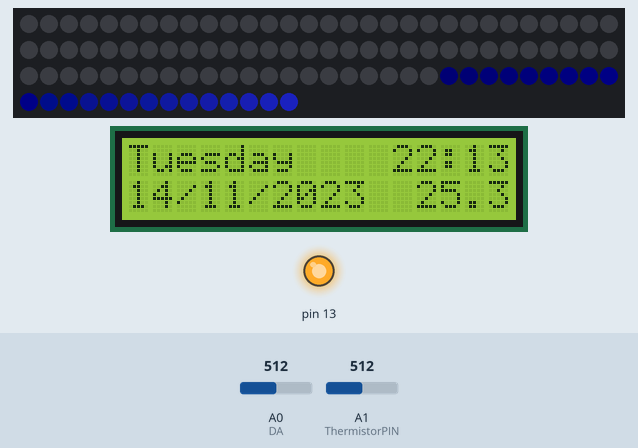
Bench run of a sketch on a simulated Arduino Uno, built with avr-gcc and run on an emulated ATmega328P. Shown: 104 RGB LEDs in strip order, left to right, continuing on the next row, 16×2 character LCD, output pins drawn as LEDs (lit = HIGH). Inputs (shaded band) come from the test bench; at power-on: A0 (DA) = 512, A1 (ThermistorPIN) = 512. Dim RGB values are drawn brighter than linear; the local clock reads 2024-03-15 10:24:30 at power-on unless the sketch sets it; random numbers use the default seed unless the sketch sets one; what the sketch prints to the serial monitor is not drawn.

Above: at 2.7 s.
2.8 s: A0 (DA) set to 71
At 3.04 s:
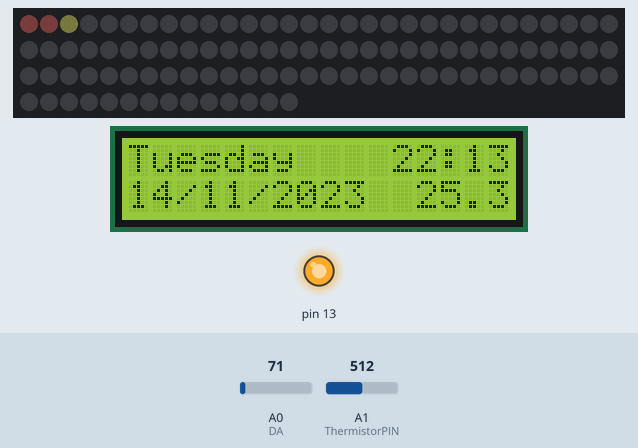
5.3 s: A0 (DA) set to 64
7.8 s: A1 (ThermistorPIN) set to 355
At 10.59 s:
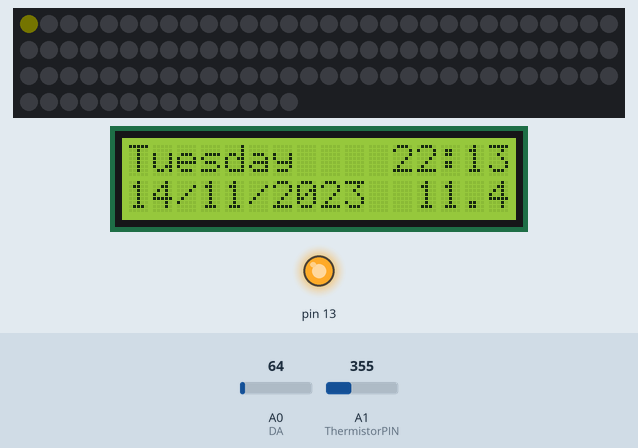
10.8 s: A1 (ThermistorPIN) set to 327
At 11.05 s:
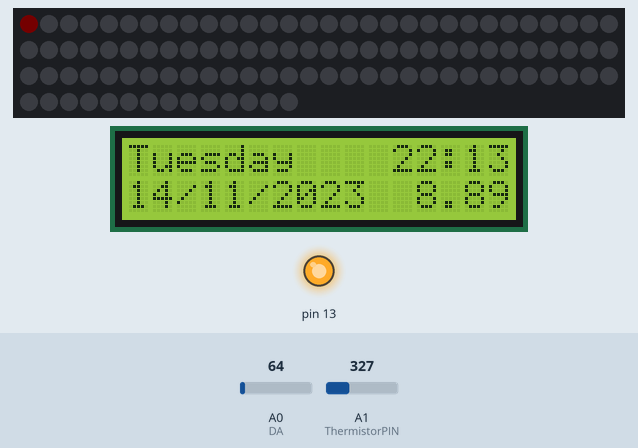
13.1 s: A0 (DA) set to 122
At 13.45 s:
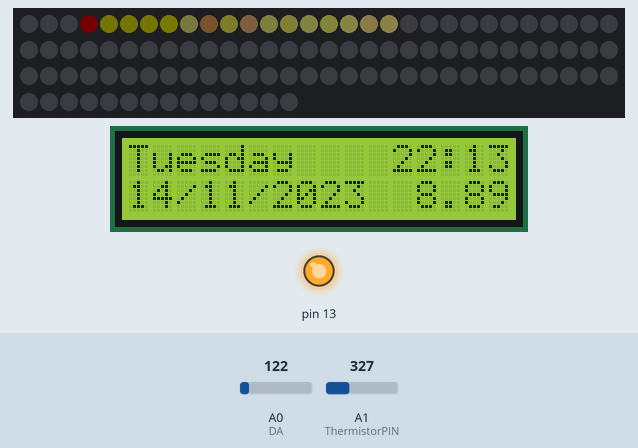
15.7 s: A1 (ThermistorPIN) set to 248
At 15.94 s:
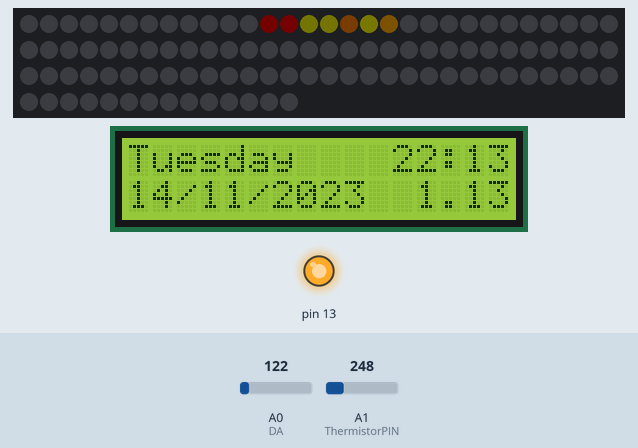
18.7 s: A1 (ThermistorPIN) set to 226
At 19.06 s:
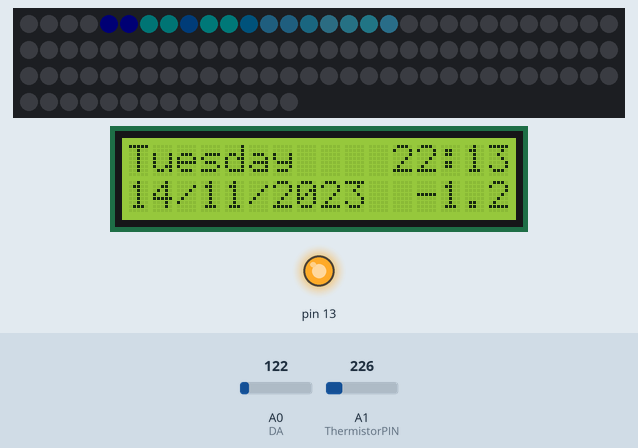
Timing chart, 0 to 21.7 s (numbered marks = the images above; inputs shaded):
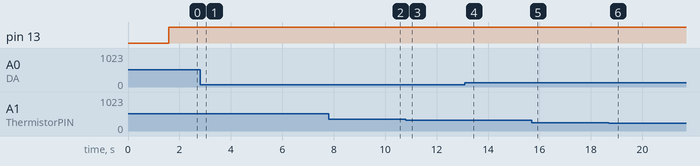

The sketch:

TimeLEDs.ino
```cpp
#include <FastLED.h>
#include <Wire.h>
#include <RTClib.h>
#include <LiquidCrystal.h>
#include <math.h>

#pragma region LED constants
#define LED_TYPE WS2812B
#define COLOR_ORDER GRB
int sensorvalue = 0;
float EMA_a = 0.6;
int EMA_S = 0;
int red = 0;
int green = 0;
int blue = 0;
int previous_value = 0;
#pragma endregion

#pragma region Other constants
LiquidCrystal lcd(12, 11, 5, 4, 3, 2);
char daysOfTheWeek[7][12] = {"Sunday", "Monday", "Tuesday", "Wednesday", "Thursday", "Friday", "Saturday"};

float vcc = 4.91;     // only used for display purposes, if used
                      // set to the measured Vcc.
float pad = 9850;     // balance/pad resistor value, set this to
                      // the measured resistance of your pad resistor
float thermr = 10000; // thermistor nominal resistance

#pragma endregion

#pragma region Variables
#define DATA_PIN 6
#define DATA_PIN2 4
#define NUM_LEDS 104
#define BRIGHTNESS 25
#define ThermistorPIN 1
int DO = 2;    //Pin for Digital Output - DO
int DA = 0;    // Pin for Analog Output - AO
int trsh = 35; //Set minimum threshold for LED lit
#pragma endregion

#pragma region Strip Segments and Definitions
CRGB strip1[NUM_LEDS];
#pragma endregion

#pragma region thermistor Definition
float Thermistor(int RawADC)
{
    long Resistance;
    float Temp; // Dual-Purpose variable to save space.

    Resistance = pad * ((1024.0 / RawADC) - 1);
    Temp = log(Resistance); // Saving the Log(resistance) so not to calculate  it 4 times later
    Temp = 1 / (0.001129148 + (0.000234125 * Temp) + (0.0000000876741 * Temp * Temp * Temp));
    Temp = Temp - 273.15; // Convert Kelvin to Celsius
    return Temp;
}
#pragma endregion

#pragma region RTC
RTC_DS1307 rtc;
#pragma endregion

void setup(){
#pragma region Misc
    Serial.begin(38400);
    pinMode(2, INPUT);
    pinMode(13, OUTPUT);
    FastLED.addLeds<LED_TYPE, DATA_PIN, COLOR_ORDER>(strip1, NUM_LEDS).setCorrection(TypicalLEDStrip);
    // FastLED.setBrightness(BRIGHTNESS);

    EMA_S = analogRead(DA);
#pragma endregion

#pragma region Color LED Initialization
    LEDS.showColor(CRGB(255, 0, 0));
    delay(500);
    LEDS.showColor(CRGB(0, 255, 0));
    delay(500);
    LEDS.showColor(CRGB(0, 0, 255));
    delay(500);
    LEDS.showColor(CRGB(0, 0, 0));
#pragma endregion

#pragma region RTC and LCD Initialization
    if (!rtc.begin())
    {
        Serial.println("RTC NOT WORKING");
        while (true)
            ;
    }
    rtc.adjust(DateTime(F(__DATE__), F(__TIME__)));
    lcd.begin(16, 2);
#pragma endregion
}

void fadeall1(){
    for (int i = (NUM_LEDS)-1; i >= 0; i--)
    {
        strip1[i].nscale8(220);
    }
}

void loop(){
    digitalWrite(13, HIGH);
    DateTime now = rtc.now();
    int m = now.minute();
    int h = now.hour();
    int s = now.second();
    float temp;
#pragma region maths
    sensorvalue = analogRead(DA); //Read the analog value
    EMA_S = (EMA_a * sensorvalue);

    int overtrsh = (EMA_S - trsh) >> 1;  //Divides by 2
    int overtrsh2 = (EMA_S - trsh) >> 1; //Divides by 2
    int avOvertrsh = (overtrsh + overtrsh2) >> 1;
    FastLED.setBrightness(avOvertrsh);
#pragma endregion

#pragma region Color Definitions and LED Limiters
    int color1 = random8();
    int color2 = random8();
    int color3 = random8();
    if (overtrsh > NUM_LEDS)
    {
        overtrsh = NUM_LEDS;
    }
#pragma endregion

#pragma region Diagnosis
    #pragma region LEDS
    // Serial.println(overtrsh);
    // Serial.println(sensorvalue);
    // Serial.println(color3);
    // Serial.println(avOvertrsh);
    // Serial.println(EMA_S);
    #pragma endregion

    #pragma region Date and times
    Serial.print("Year: ");
    Serial.println(now.year(), DEC);
    Serial.print("Month: ");
    Serial.println(now.month(), DEC);
    Serial.print("Day: ");
    Serial.print(daysOfTheWeek[now.dayOfTheWeek()]);
    Serial.print(" ");
    Serial.print(now.day(), DEC);
    Serial.print(" ");
    Serial.print(now.hour(), DEC);
    Serial.print(':');
    Serial.print(now.minute(), DEC);
    Serial.print(':');
    Serial.print(now.second(), DEC);
    Serial.println();
    #pragma endregion
#pragma endregion

#pragma region Colors for Strip 1
    for (int i = 0; i < overtrsh && i < NUM_LEDS; i++)
    {
        strip1[i] = CRGB(color3, color1, color2);
        fadeall1();
    }
    for (int i = NUM_LEDS - 1; i > overtrsh - 1 && i >= 0; i--)
    {
        strip1[i] = CRGB(0, 0, 0);
    }
#pragma endregion
FastLED.show();

#pragma region RTC and Temp

temp = Thermistor(analogRead(ThermistorPIN)); // read ADC and  convert it to Celsius
#pragma endregion

#pragma region LCD
lcd.setCursor(0, 0);
lcd.print(daysOfTheWeek[now.dayOfTheWeek()]);
lcd.print("    ");
lcd.print(now.hour(), DEC);
lcd.print(':');
lcd.print(now.minute(), DEC);
//lcd.print(':');
//lcd.print(now.second(), DEC);

lcd.setCursor(0, 1);
lcd.print(now.day(), DEC);
lcd.print("/");
lcd.print(now.month(), DEC);
lcd.print('/');
lcd.print(now.year(), DEC);
lcd.print("  ");
lcd.print(temp);
lcd.print((char)223);
#pragma endregion
}
```

Measured:
- the behaviour switches between 339 and 338 on A1 (ThermistorPIN) (found by bisection; images 2 and 3)
- the behaviour switches between 238 and 237 on A1 (ThermistorPIN) (found by bisection; images 5 and 6)
